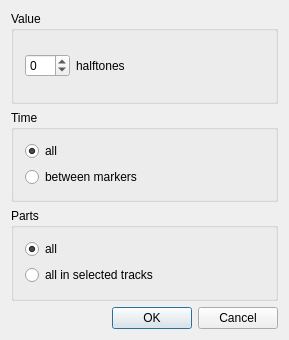
<?xml version="1.0" encoding="UTF-8"?>
<ui version="4.0">
 <class>TransposeDialogBase</class>
 <widget class="QDialog" name="TransposeDialogBase">
  <property name="geometry">
   <rect>
    <x>0</x>
    <y>0</y>
    <width>289</width>
    <height>340</height>
   </rect>
  </property>
  <property name="windowTitle">
   <string>MusE: Midi Transpose</string>
  </property>
  <layout class="QVBoxLayout">
   <property name="spacing">
    <number>6</number>
   </property>
   <property name="margin">
    <number>11</number>
   </property>
   <item>
    <widget class="QGroupBox" name="GroupBox1">
     <property name="title">
      <string>Value</string>
     </property>
     <layout class="QVBoxLayout">
      <property name="spacing">
       <number>6</number>
      </property>
      <property name="margin">
       <number>11</number>
      </property>
      <item>
       <layout class="QHBoxLayout">
        <property name="spacing">
         <number>6</number>
        </property>
        <property name="margin">
         <number>0</number>
        </property>
        <item>
         <widget class="QSpinBox" name="delta">
          <property name="sizePolicy">
           <sizepolicy hsizetype="Preferred" vsizetype="Fixed">
            <horstretch>0</horstretch>
            <verstretch>0</verstretch>
           </sizepolicy>
          </property>
          <property name="minimum">
           <number>-99</number>
          </property>
         </widget>
        </item>
        <item>
         <widget class="QLabel" name="TextLabel1">
          <property name="sizePolicy">
           <sizepolicy hsizetype="MinimumExpanding" vsizetype="Minimum">
            <horstretch>0</horstretch>
            <verstretch>0</verstretch>
           </sizepolicy>
          </property>
          <property name="text">
           <string>halftones</string>
          </property>
          <property name="wordWrap">
           <bool>false</bool>
          </property>
         </widget>
        </item>
       </layout>
      </item>
     </layout>
    </widget>
   </item>
   <item>
    <widget class="QGroupBox" name="ButtonBox1">
     <property name="title">
      <string>Time</string>
     </property>
     <layout class="QVBoxLayout">
      <property name="spacing">
       <number>6</number>
      </property>
      <property name="margin">
       <number>11</number>
      </property>
      <item>
       <widget class="QRadioButton" name="time_all">
        <property name="text">
         <string>all</string>
        </property>
        <property name="checked">
         <bool>true</bool>
        </property>
       </widget>
      </item>
      <item>
       <widget class="QRadioButton" name="time_selected">
        <property name="text">
         <string>between markers</string>
        </property>
       </widget>
      </item>
     </layout>
    </widget>
   </item>
   <item>
    <widget class="QGroupBox" name="ButtonBox2">
     <property name="title">
      <string>Parts</string>
     </property>
     <layout class="QVBoxLayout">
      <property name="spacing">
       <number>6</number>
      </property>
      <property name="margin">
       <number>11</number>
      </property>
      <item>
       <widget class="QRadioButton" name="parts_all">
        <property name="text">
         <string>all</string>
        </property>
        <property name="checked">
         <bool>true</bool>
        </property>
       </widget>
      </item>
      <item>
       <widget class="QRadioButton" name="parts_selected">
        <property name="windowTitle">
         <string/>
        </property>
        <property name="text">
         <string>all in selected tracks</string>
        </property>
       </widget>
      </item>
     </layout>
    </widget>
   </item>
   <item>
    <layout class="QHBoxLayout">
     <property name="spacing">
      <number>6</number>
     </property>
     <property name="margin">
      <number>0</number>
     </property>
     <item>
      <spacer name="Spacer1">
       <property name="orientation">
        <enum>Qt::Horizontal</enum>
       </property>
       <property name="sizeType">
        <enum>QSizePolicy::Expanding</enum>
       </property>
       <property name="sizeHint" stdset="0">
        <size>
         <width>20</width>
         <height>20</height>
        </size>
       </property>
      </spacer>
     </item>
     <item>
      <widget class="QPushButton" name="okButton">
       <property name="text">
        <string>OK</string>
       </property>
       <property name="autoDefault">
        <bool>false</bool>
       </property>
       <property name="default">
        <bool>true</bool>
       </property>
      </widget>
     </item>
     <item>
      <widget class="QPushButton" name="cancelButton">
       <property name="text">
        <string>Cancel</string>
       </property>
      </widget>
     </item>
    </layout>
   </item>
  </layout>
 </widget>
 <layoutdefault spacing="6" margin="11"/>
 <resources/>
 <connections>
  <connection>
   <sender>okButton</sender>
   <signal>clicked()</signal>
   <receiver>TransposeDialogBase</receiver>
   <slot>accept()</slot>
   <hints>
    <hint type="sourcelabel">
     <x>20</x>
     <y>20</y>
    </hint>
    <hint type="destinationlabel">
     <x>20</x>
     <y>20</y>
    </hint>
   </hints>
  </connection>
  <connection>
   <sender>cancelButton</sender>
   <signal>clicked()</signal>
   <receiver>TransposeDialogBase</receiver>
   <slot>reject()</slot>
   <hints>
    <hint type="sourcelabel">
     <x>20</x>
     <y>20</y>
    </hint>
    <hint type="destinationlabel">
     <x>20</x>
     <y>20</y>
    </hint>
   </hints>
  </connection>
 </connections>
</ui>
